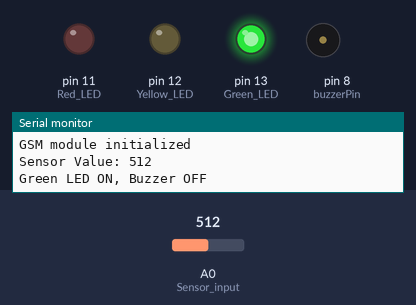
Bench run of a sketch on a simulated Arduino Uno, built with avr-gcc and run on an emulated ATmega328P. Parts: output pins drawn as LEDs (lit = HIGH), buzzer (waves = sounding, pin HIGH), the last lines printed to the serial monitor. The test bench sets the inputs (shaded band); at power-on: A0 (Sensor_input) = 512. The modem accepts every AT command (registered, SIM ready, sends succeed) and sends nothing else.

Above: at 5.2 s.
5.3 s: A0 (Sensor_input) set to 493
At 7.1 s:
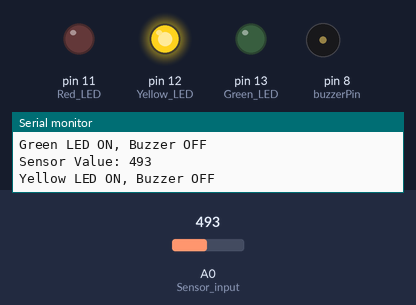
7.9 s: A0 (Sensor_input) set to 310
10.5 s: A0 (Sensor_input) set to 286
At 12.5 s:
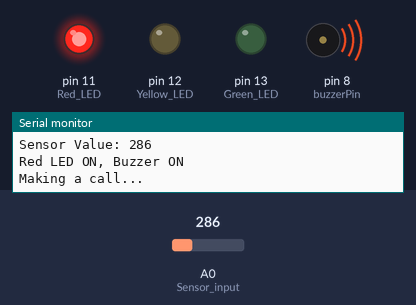
Timing chart, 0 to 14.0 s (numbered marks = the images above; inputs shaded):
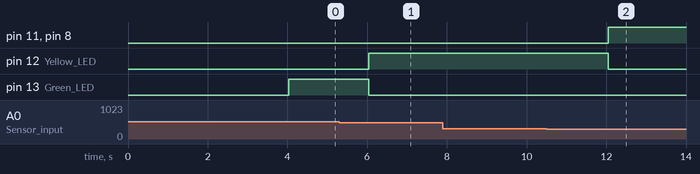

Measured:
- the behaviour switches between 501 and 500 on A0 (Sensor_input) (found by bisection; images 0 and 1)
- the behaviour switches between 301 and 300 on A0 (Sensor_input) (found by bisection; images 1 and 2)
- after the input at 5.3 s, pin 12 (Yellow_LED): LOW → HIGH after 0.74 s; pin 13 (Green_LED): HIGH → LOW after 0.74 s
- after the input at 10.5 s, pin 11 (Red_LED), pin 8 (buzzerPin): LOW → HIGH after 1.5 s; pin 12 (Yellow_LED): HIGH → LOW after 1.5 s

The sketch:

SMART_BOTTLE_IDE.ino
```cpp
#include <SoftwareSerial.h>

SoftwareSerial mySerial(9, 10); // RX, TX

int value;
const int buzzerPin = 8; // Buzzer connected to digital pin 8 (D8)
const char phoneNumber[] = "+919493818880"; // Phone number to call when water level is low

void setup() {
  pinMode(A0, INPUT); // Sensor input
  pinMode(13, OUTPUT); // Green LED
  pinMode(12, OUTPUT); // Yellow LED
  pinMode(11, OUTPUT); // Red LED
  pinMode(buzzerPin, OUTPUT); // Buzzer

  Serial.begin(9600); // Start serial communication for debugging
  mySerial.begin(9600); // Start serial communication with GSM module

  delay(1000);
  initializeGSM();
}

void loop() {
  value = analogRead(A0); // Read the sensor value from analog pin A0
  Serial.print("Sensor Value: ");
  Serial.println(value); // Print the sensor value to the serial monitor

  // Determine which LED and buzzer state based on the sensor value
  if (value <= 300) {
    digitalWrite(13, LOW);  // Turn off Green LED
    digitalWrite(12, LOW);  // Turn off Yellow LED
    digitalWrite(11, HIGH); // Turn on Red LED
    digitalWrite(buzzerPin, HIGH); // Turn on the buzzer
    Serial.println("Red LED ON, Buzzer ON");
    makeCall();
  } else if (value <= 500) {
    digitalWrite(13, LOW);   // Turn off Green LED
    digitalWrite(12, HIGH);  // Turn on Yellow LED
    digitalWrite(11, LOW);   // Turn off Red LED
    digitalWrite(buzzerPin, LOW);   // Turn off the buzzer
    Serial.println("Yellow LED ON, Buzzer OFF");
  } else {
    digitalWrite(13, HIGH);  // Turn on Green LED
    digitalWrite(12, LOW);   // Turn off Yellow LED
    digitalWrite(11, LOW);   // Turn off Red LED
    digitalWrite(buzzerPin, LOW);   // Turn off the buzzer
    Serial.println("Green LED ON, Buzzer OFF");
  }

  delay(2000); // Wait 2 seconds before the next reading
}

void initializeGSM() {
  Serial.println("Initializing GSM module...");

  mySerial.println("AT"); // Check GSM module
  delay(1000);
  if (mySerial.available()) {
    Serial.println("GSM module responded");
  } else {
    Serial.println("No response from GSM module");
  }

  mySerial.println("AT+CMGF=1"); // Set SMS text mode
  delay(1000);
  mySerial.println("AT+CNMI=1,2,0,0,0"); // Configure SMS settings
  delay(1000);

  Serial.println("GSM module initialized");
}

void makeCall() {
  Serial.println("Making a call...");
  mySerial.print("ATD");
  mySerial.print(phoneNumber);
  mySerial.println(";"); // Command to dial the specified phone number
  delay(10000); // Wait for the call to go through
  mySerial.println("ATH"); // Command to hang up the call
  Serial.println("Call ended");
}
```
